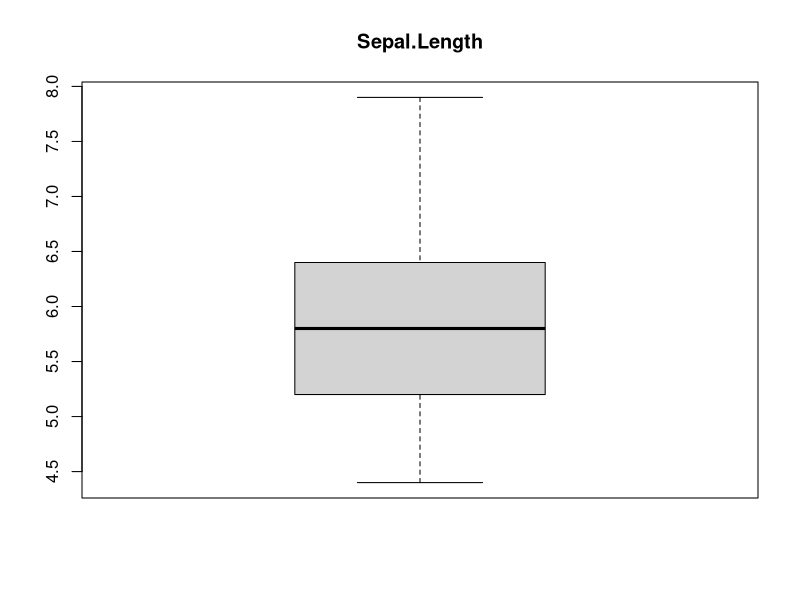
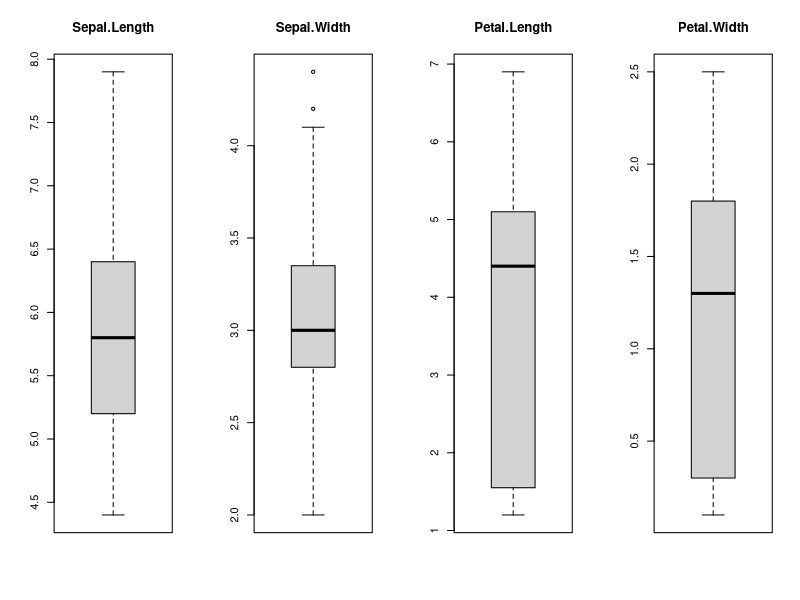
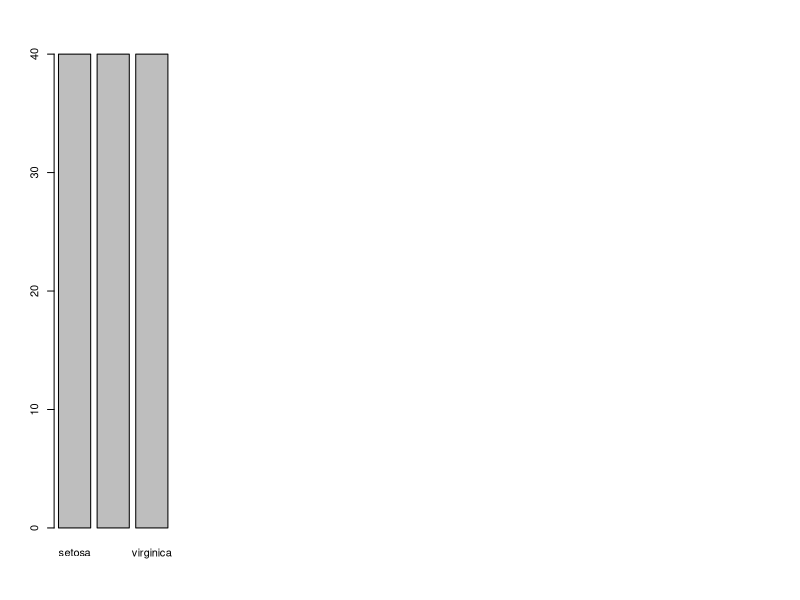
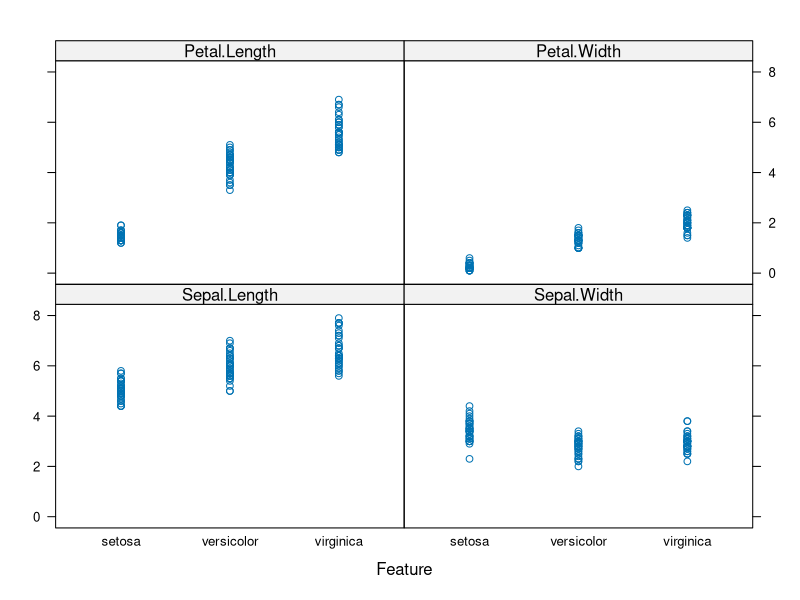
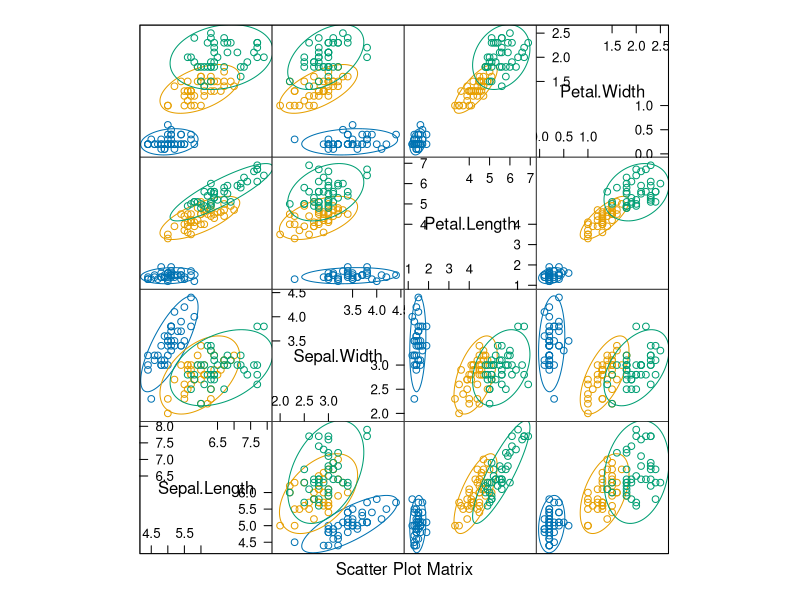
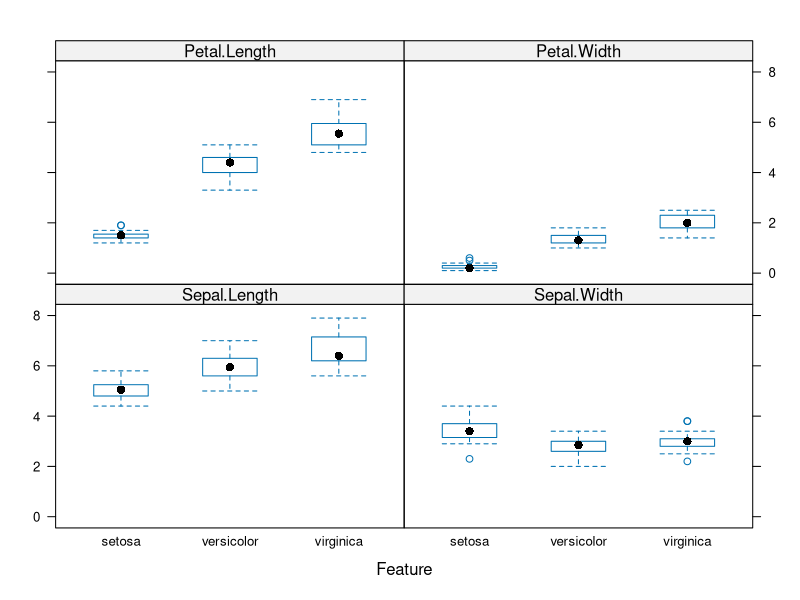
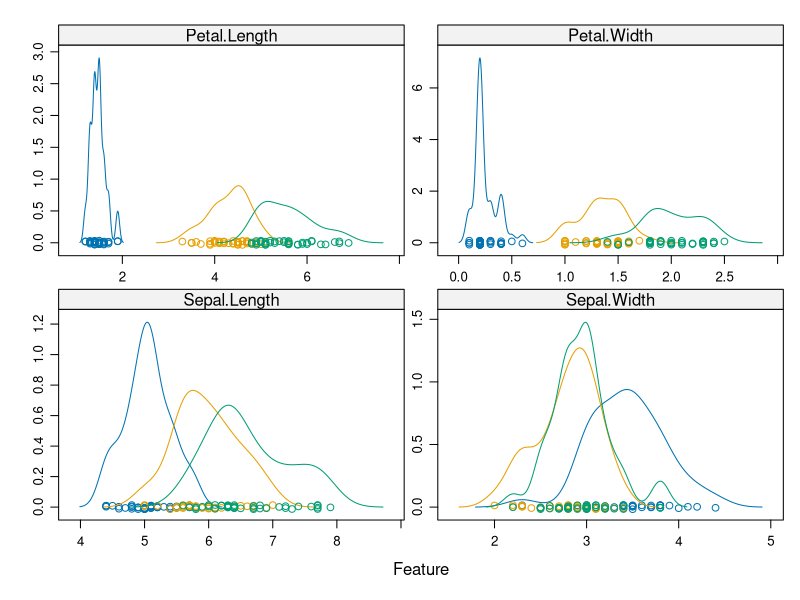

These charts were generated, in order, by the following R code:
## ---- chunk 1
knitr::opts_chunk$set(echo = T,message = F,warning=F)
## ---- chunk 2
library(caret)
data(iris)
validation <- createDataPartition(iris$Species, p=0.80, 
                                  list=FALSE)
validation20 <- iris[-validation,]
iris <- iris[validation,]
x <- iris[,1:4]
## ---- chunk 3
library(caret)
y <- iris[,5]
## ---- chunk 4
library(caret)
boxplot(x[,1], main=names(iris)[1])
## ---- chunk 5
library(caret)
par(mfrow=c(1,4))
for(i in 1:4) {
  boxplot(x[,i], main=names(iris)[i])
}
## ---- chunk 6
library(caret)
plot(y)
## ---- chunk 7
library(caret)
featurePlot(x=x, y=y)
## ---- chunk 8
# install.packages("ellipse")
library(ellipse)
library(caret)
featurePlot(x=x, y=y,plot="ellipse")
## ---- chunk 9
library(caret)
featurePlot(x=x, y=y, plot="box")
## ---- chunk 10
library(caret)
scales <- list(x=list(relation="free"), y=list(relation="free"))
## ---- chunk 11
library(caret)
scales <- list(x=list(relation="free"), y=list(relation="free"))
featurePlot(x=x, y=y, plot="density", scales=scales)
